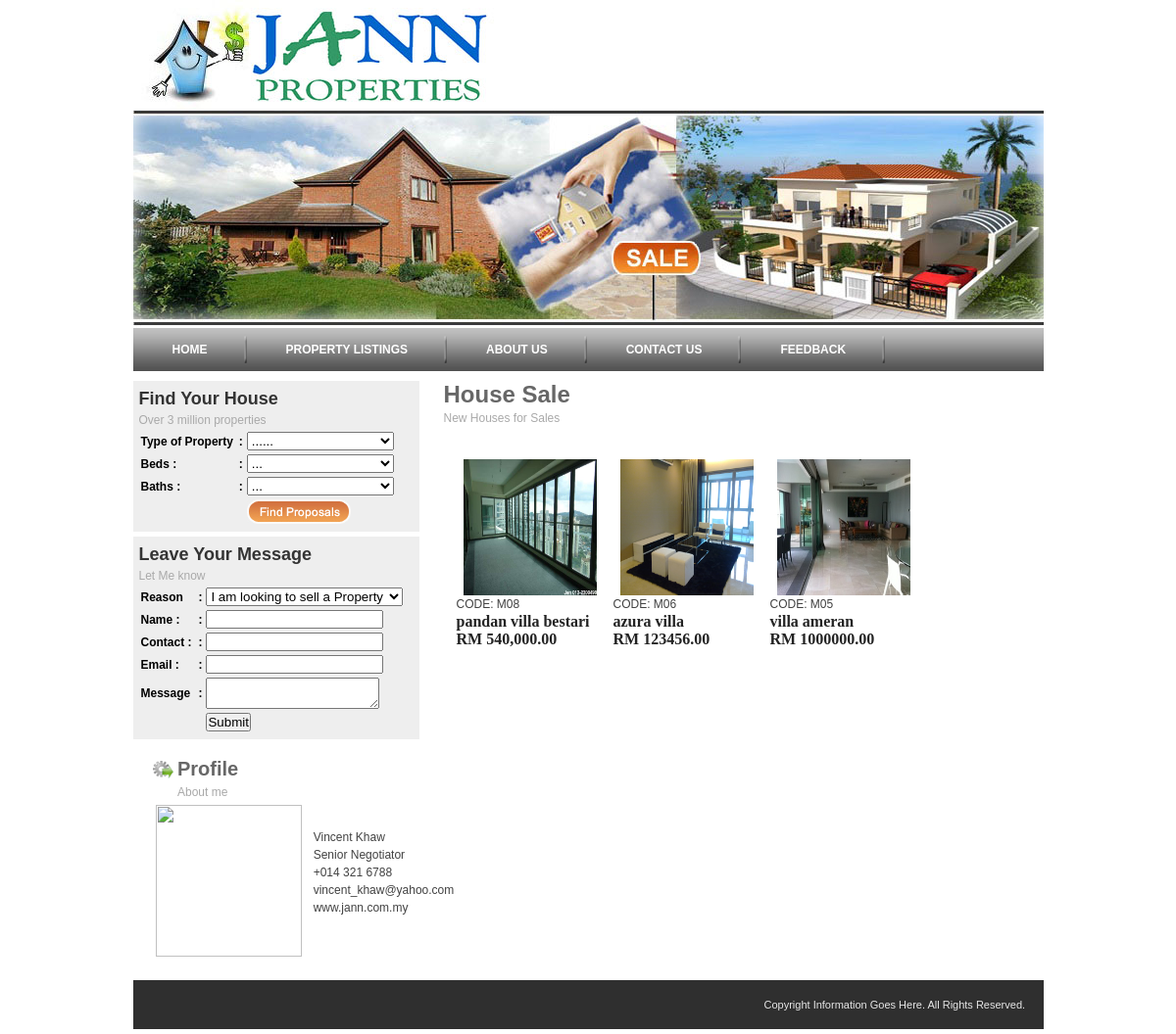
The page / on the database its author committed.
### tables this page shows
CREATE TABLE IF NOT EXISTS `property` (
  `id_property` int(5) NOT NULL AUTO_INCREMENT,
  `name_property` varchar(250) NOT NULL,
  `type_property` varchar(255) NOT NULL,
  `add1` varchar(300) NOT NULL,
  `add2` varchar(300) NOT NULL,
  `price` varchar(300) NOT NULL,
  `price_type` varchar(300) NOT NULL,
  `land_area` varchar(300) NOT NULL,
  `groos_floor_area` varchar(300) NOT NULL,
  `leasehold` varchar(300) NOT NULL,
  `beds` varchar(333) NOT NULL,
  `baths` varchar(333) NOT NULL,
  `contact_no` varchar(333) NOT NULL,
  `per_squre_feet` varchar(333) NOT NULL,
  `squre_feet` varchar(333) NOT NULL,
  `text` varchar(30000) NOT NULL,
  PRIMARY KEY (`id_property`)
);

### index.php (the view, shortened to what this page needs)
<!DOCTYPE HTML PUBLIC "-//W3C//DTD HTML 4.01 Transitional//EN" "http://www.w3.org/TR/html4/loose.dtd">
<html>
<head>
<link href="style.css" rel="stylesheet" type="text/css">
</head>
<body>
<div id="header"></div>
<div id="navigation">
<ul>
<center><li><a href="index.php">HOME</a></li>
<li><a href="property_listing.php">PROPERTY LISTINGS</a></li>
<li><a href="about.php">ABOUT US</a></li>
<li><a href="contact.php">CONTACT US</a></li>
<li><a href="feedback.php">FEEDBACK</a></li></center>
</ul>
</div>
<div id="content"><table width="928" border="0" cellspacing="0" cellpadding="0">
  <tr>
    <td>
    <div id="content_top">
    <div id="main_content">
    <h1>House Sale </h1>
    <h3>New Houses for Sales</h3>
    <br>
    <div id="house_sales">
      <table width="275" border="0" cellspacing="0" cellpadding="0" style="float:left;">
        <tr>
          <td align="center"><?php include('admin/connection.php'); ?>
        <?php
$sql="SELECT * FROM property ORDER BY id_property DESC";
$result=mysql_query($sql) or die("Cannot execute sql.");
$i=0;
$items=mysql_num_rows($result);
while(($data=mysql_fetch_array($result))&&($i<$items)){
$id_property=$data["id_property"];
$name_property=$data["name_property"];
$price=$data["price"];
$filename = "admin/images/$name_property.jpg";
if($i<=2){
if($i%3==0){
print "<tr>";
}
print<<<HERE
<td>
<table>
<tr>
<td>
<td class="text_menu"><strong>
<p align="center">
<table width="150"><tr><td>
</td></tr></table><div align="center">
<form method="post" action="property_detail.php">
<input type="hidden" name="post_item" value="$id_property">
<input type="image" src="$filename"  height="139" width="136">
</form>
</div>
<p align="left" class="code_text">CODE: <text class="highlight_num">M0$id_property</text></p>
<text class="price_text">$name_property <br> </text>
<text class="price_text">RM $price</text></p>
</strong>
</td>
</td>
</tr>
</table>
</td>
HERE;
$i++;
if($i%3==0){
print "</tr>";
}
}
   }
 ?></td>
      </table>
    </div>
    </div>
    <div id="find">
    <h2>Find Your House</h2>
    <h3>Over 3 million properties</h3>
    <form name="form1" method="post" action="property_success.php">
    <table width="265" border="0" cellpadding="2" cellspacing="0" class="black">
  <tr>
    <td>Type of Property </td>
    <td>:</td>
    <td><select name="search" id="select">
                    <option>......</option>
      </select></td>
  </tr>
  <tr>
    <td>Beds :</td>
    <td>:</td>
    <td><select name="serach" id="select">
      <option>...</option>
      </select></td>
  </tr>
  <tr>
    <td>Baths :</td>
    <td>:</td>
    <td><select name="search" id="select">
      <option>...</option>
        </select></td>
  </tr>
  <tr>
    <td>&nbsp;</td>
    <td>&nbsp;</td>
    <td>
      <input name="button" type="submit" class="find" id="button" value="">    </td>
  </tr>
</table>
</form>
    </div>
    </div>
    <div id="find">
      <h2>Leave Your Message</h2>
      <h3>Let Me know </h3>
      <form name="form1" method="post" action="message_success.php">
        <table width="402" border="0" cellpadding="2" cellspacing="0" class="black">
          <tr>
            <td width="55">Reason </td>
            <td width="3">:</td>
            <td width="332"><select name="reason" type="text" width="333">
        				<option>I am looking to sell a Property</option>
                        </select></td>
          </tr>
          <tr>
            <td>Name :</td>
            <td>:</td>
            <td><input name="name" type="text" width="333"></td>
          </tr>
          <tr>
            <td>Contact :</td>
            <td>:</td>
            <td><input name="no_fon" type="text" width="333"></td>
          </tr>
          <tr>
            <td>Email :</td>
            <td>:</td>
            <td><input name="email" type="text" width="333"></td>
          </tr>
          <tr>
            <td>Message </td>
            <td>:</td>
            <td><textarea name="message" width="333"></textarea></td>
          </tr>
          <tr>
            <td>&nbsp;</td>
            <td>&nbsp;</td>
            <td><input name="button" type="submit"></td>
          </tr>
        </table>
      </form>
    </div>
    <div id="content_bottom">
      <table width="900" border="0" align="center" cellpadding="0" cellspacing="0">
        <tr>
          <td><div class="features">
            <h4 style="background:url(images/services.jpg) left center no-repeat;">Profile</h4>
            <h3 style="padding-left:25px;">About me            </h3>
            <table width="360" border="0">
              <tr>
                <td width="154"><img src="admin/images/aaaassss.jpg" width="149" height="155"></td>
                <td width="190"><p>Vincent Khaw</p>
                  <p>Senior Negotiator</p>
                  <p>+014 321 6788</p>
                  <p>vincent_khaw@yahoo.com</p>
                  <p>www.jann.com.my</p>
                  <p>&nbsp;</p></td>
              </tr>
          </table>
          </div></td>
        </tr>
      </table>
    </div></td>
  </tr>
</table>
</div>
<div id="fotter">
  <div class="copyrights">Copyright Information Goes Here. All Rights Reserved.</div>
</div>
</body>
</html>

### style.css (style rules this page uses)
body { margin: 0; color: #232323; padding-top: 0px; padding-right: 0; padding-bottom: 5px; padding-left: 0; background: #ffffff; background-attachment: scroll; alignment-adjust: auto; }
div, h1, h2, h3, h4, p, form, label, input, textarea, img, span { margin:0; padding:0; }
ul { margin:0; padding:0; list-style-type:none; font-size:0; line-height:0; }
img { border:none; }
#header { margin:0 auto; padding:0px; width:929px; height:335px; background:url(images/header.jpg) center no-repeat; }
#navigation { width:929px; height:36px; margin:0 auto; padding-top:8px; background:url(images/navigation_bg.jpg) 0 0 repeat-x; }
#navigation ul { list-style:none; }
#navigation ul li { font:bold 12px/28px Arial, Helvetica, sans-serif; color:#ffffff; display:block; float:left; background:url(images/li_bg.jpg) right center no-repeat; text-align:center; padding:0px 40px; }
#navigation ul li a { text-decoration:none; display:block; color:#ffffff; }
#content { margin:0 auto; width:929px; padding:5px 0; }
h1 { font:bold 24px/28px Arial, Helvetica, sans-serif; color:#676767; }
h2 { font: bold 18px/24px Arial, Helvetica, sans-serif; color: #333333; }
h3 { font:normal 12px/20px Arial, Helvetica, sans-serif; color:#a9a9a9; }
h4 { font:bold 20px/28px Arial, Helvetica, sans-serif; color:#676767; padding-left:25px; }
p { font:normal 12px/18px Arial, Helvetica, sans-serif; color:#414141; }
.black { font:bold 12px/18px Arial, Helvetica, sans-serif; color:#000000; }
#content_top { margin:0 auto; width:929px; padding:5px 0; }
#find { margin:0; background:#eeeeee; width:280px; padding:6px; }
#select { width:150px; }
#find form input.find { width:106px; height:25px; background:url(images/find.jpg) 0 0 no-repeat; border:none; }
#main_content { float:right; width:612px; }
#house_sales { margin:5px auto; width:600px; }
#content_bottom { margin:0 auto; width:929px; padding:10px 0; }
.features { float: left; width: 400px; padding: 6px; }
#fotter { margin:0 auto; padding:13px 5px; height:24px; background:#2f2f2f; width:919px; }
.copyrights { margin:0 auto; width:280px; font: normal 11px/24px Arial, Helvetica, sans-serif; color:#e7e7e7; float:right; }

### rows shown on the page
property: id_property "8", name_property "pandan villa bestari", price "540,000.00"
property: id_property "6", name_property "azura villa", price "123456.00"
property: id_property "5", name_property "villa ameran", price "1000000.00"
